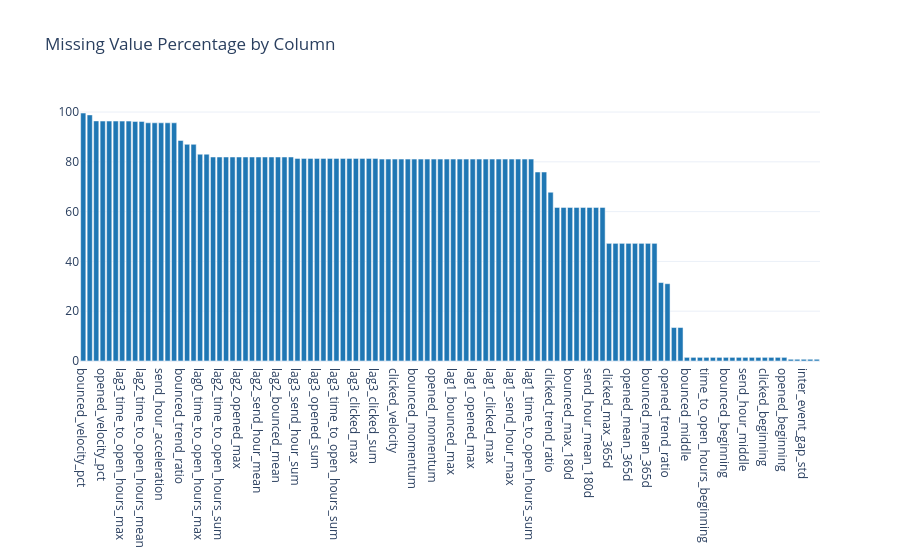

Notebook source saved alongside this figure:
### Markdown cell above
## 2.5 Missing Value Analysis

**📖 Interpretation Guide:**
- **MCAR (Missing Completely at Random)**: Missing values have no pattern - safe to impute with mean/median
- **MAR (Missing at Random)**: Missingness depends on other observed variables - use regression imputation
- **MNAR (Missing Not at Random)**: Missingness depends on the missing value itself - create missing indicator

**⚠️ What to Watch For:**
- Columns with >50% missing may need to be dropped
- Highly correlated missing patterns suggest MAR
- ID columns with missing values indicate data integrity issues

### Code cell
missing_data = []
for col_name, col_info in findings.columns.items():
    null_count = col_info.universal_metrics.get("null_count", 0)
    null_pct = col_info.universal_metrics.get("null_percentage", 0)
    if null_count > 0:
        missing_data.append({
            "Column": col_name,
            "Missing Count": null_count,
            "Missing %": f"{null_pct:.2f}%"
        })

if missing_data:
    missing_df = native_pd.DataFrame(missing_data).sort_values("Missing Count", ascending=False)
    print("Columns with Missing Values:")
    display_table(missing_df)

    fig = charts.bar_chart(
        missing_df["Column"].tolist(),
        [float(x.replace("%", "")) for x in missing_df["Missing %"].tolist()],
        title="Missing Value Percentage by Column"
    )
    display_figure(fig)
else:
    print("No missing values detected.")

### Figure 1 — Plotly figure (JSON) as saved in the notebook; plotly's stock layout.template omitted (floating-point values rounded to 4 significant figures)
{"data": [{"marker": {"color": "#1f77b4"}, "type": "bar", "x": ["bounced_velocity_pct", "clicked_velocity_pct", "time_to_open_hours_velocity_pct", "opened_velocity_pct", "lag1_time_to_open_hours_max", "lag1_time_to_open_hours_mean", "lag3_time_to_open_hours_max", "lag3_time_to_open_hours_mean", "lag2_time_to_open_hours_max", "lag2_time_to_open_hours_mean", "time_to_open_hours_acceleration", "bounced_acceleration", "send_hour_acceleration", "clicked_acceleration", "opened_acceleration", "bounced_trend_ratio", "time_to_open_hours_max_180d", "time_to_open_hours_mean_180d", "lag0_time_to_open_hours_max", "lag0_time_to_open_hours_mean", "lag2_bounced_max", "lag2_time_to_open_hours_sum", "lag2_clicked_mean", "lag2_clicked_sum", "lag2_opened_max", "lag2_opened_mean", "lag2_opened_sum", "lag2_send_hour_mean", "lag2_send_hour_max", "lag2_bounced_sum", "lag2_bounced_mean", "lag2_clicked_max", "lag2_send_hour_sum", "lag3_send_hour_sum", "lag3_bounced_mean", "lag3_bounced_sum", "lag3_opened_sum", "lag3_opened_mean", "lag3_bounced_max", "lag3_time_to_open_hours_sum", "lag3_opened_max", "lag3_clicked_mean", "lag3_clicked_max", "lag3_send_hour_max", "lag3_send_hour_mean", "lag3_clicked_sum", "send_hour_velocity", "lag1_opened_mean", "clicked_velocity", "opened_velocity", "time_to_open_hours_momentum", "bounced_momentum", "send_hour_momentum", "clicked_momentum", "opened_momentum", "time_to_open_hours_velocity", "bounced_velocity", "lag1_bounced_max", "lag1_opened_sum", "send_hour_velocity_pct", "lag1_opened_max", "lag1_clicked_sum", "lag1_clicked_mean", "lag1_clicked_max", "lag1_send_hour_sum", "lag1_send_hour_mean", "lag1_send_hour_max", "lag1_bounced_sum", "lag1_bounced_mean", "lag1_time_to_open_hours_sum", "time_to_open_hours_max_365d", "time_to_open_hours_mean_365d", "clicked_trend_ratio", "opened_mean_180d", "opened_max_180d", "bounced_max_180d", "clicked_max_180d", "clicked_mean_180d", "send_hour_mean_180d", "bounced_mean_180d", "send_hour_max_180d", "clicked_max_365d", "bounced_max_365d", "opened_max_365d", "opened_mean_365d", "send_hour_mean_365d", "send_hour_max_365d", "bounced_mean_365d", "clicked_mean_365d", "time_to_open_hours_trend_ratio", "opened_trend_ratio", "time_to_open_hours_mean_all_time", "time_to_open_hours_max_all_time", "bounced_middle", "bounced_end", "time_to_open_hours_end", "time_to_open_hours_beginning", "time_to_open_hours_middle", "send_hour_trend_ratio", "bounced_beginning", "clicked_middle", "send_hour_end", "send_hour_middle", "send_hour_beginning", "clicked_end", "clicked_beginning", "opened_end", "opened_middle", "opened_beginning", "event_frequency", "inter_event_gap_mean", "inter_event_gap_std", "inter_event_gap_max", "regularity_score"], "y": [99.6, 98.86, 96.44, 96.38, 96.38, 96.38, 96.36, 96.36, 96.24, 96.24, 95.68, 95.68, 95.68, 95.68, 95.68, 88.6, 87.03, 87.03, 83.07, 83.07, 81.95, 81.95, 81.95, 81.95, 81.95, 81.95, 81.95, 81.95, 81.95, 81.95, 81.95, 81.95, 81.95, 81.39, 81.39, 81.39, 81.39, 81.39, 81.39, 81.39, 81.39, 81.39, 81.39, 81.39, 81.39, 81.39, 81.11, 81.11, 81.11, 81.11, 81.11, 81.11, 81.11, 81.11, 81.11, 81.11, 81.11, 81.11, 81.11, 81.11, 81.11, 81.11, 81.11, 81.11, 81.11, 81.11, 81.11, 81.11, 81.11, 81.11, 75.91, 75.91, 67.79, 61.7, 61.7, 61.7, 61.7, 61.7, 61.7, 61.7, 61.7, 47.26, 47.26, 47.26, 47.26, 47.26, 47.26, 47.26, 47.26, 31.51, 31.05, 13.45, 13.45, 1.46, 1.46, 1.46, 1.46, 1.46, 1.46, 1.46, 1.46, 1.46, 1.46, 1.46, 1.46, 1.46, 1.46, 1.46, 1.46, 0.7, 0.7, 0.7, 0.7, 0.7]}], "layout": {"title": {"text": "Missing Value Percentage by Column"}, "xaxis": {"title": {}}, "yaxis": {"title": {}}}}
